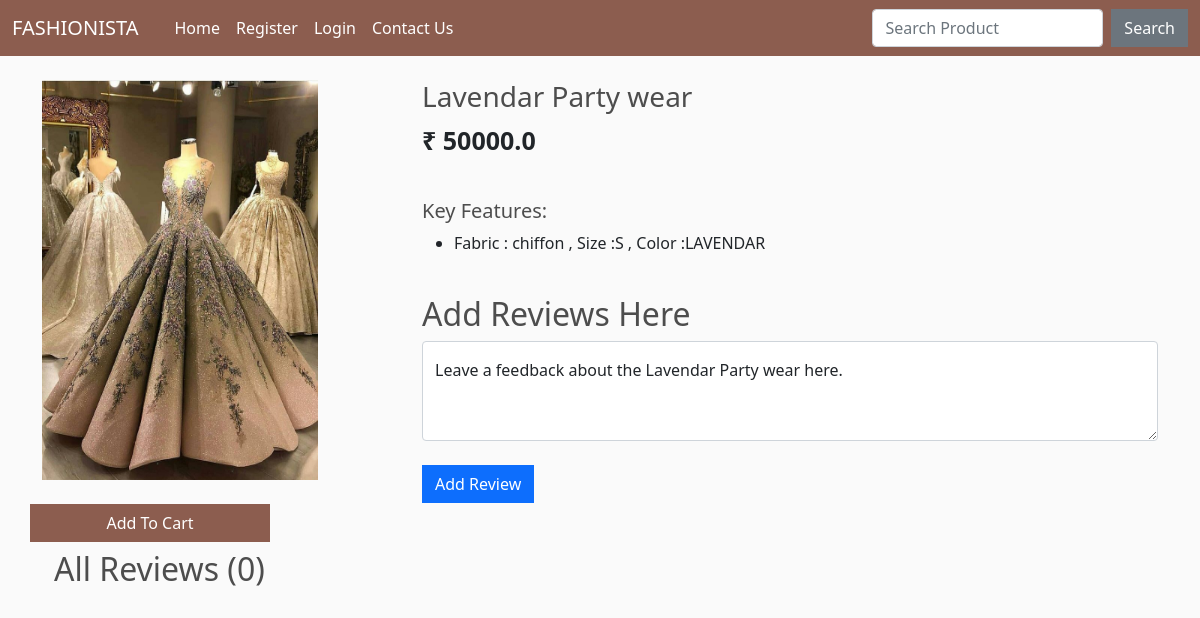
/product_view/9/, run on the app's committed database.
### shop/models.py (models this page shows, shortened)
class Product(models.Model):
    name = models.CharField(max_length=100)
    price = models.FloatField()
    image = models.ImageField(upload_to="", default="")

class Feature(models.Model):
    product = models.ForeignKey(Product, on_delete=models.CASCADE)
    feature = models.CharField(max_length=1000, null=True, blank=True)

### shop/views.py (the view)
# urls.py: path("product_view/<int:myid>/", views.product_view, name="product_view"),
def product_view(request, myid):
    product = Product.objects.filter(id=myid).first()
    feature = Feature.objects.filter(product=product)
    reviews = Review.objects.filter(product=product)
    data = cartData(request)
    items = data['items']
    order = data['order']
    cartItems = data['cartItems']
    if request.method=="POST":
        content = request.POST.get('content')
        review = Review(customer=customer, content=content, product=product)
        review.save()
        return redirect(f"/product_view/{product.id}")
    return render(request, "product_view.html", {'product':product, 'cartItems':cartItems, 'feature':feature, 'reviews':reviews})

### shop/inherit.py (called while the page is built)
def cartData(request):
    if request.user.is_authenticated:
        customer = request.user.customer
        order, created = Order.objects.get_or_create(customer=customer, complete=False)
        items = order.orderitem_set.all()
        cartItems = order.get_cart_items
    else:
        items = []
        order = {'get_cart_total':0, 'get_cart_items':0}
        cartItems = order['get_cart_items']
    return {'cartItems':cartItems, 'items':items, 'order':order}

### shop/templates/product_view.html (shortened to what this page needs)
{% extends 'base.html' %}
{% load static %}
{% block body %}
{% load humanize %}
<div class="container mt-4">
    <div class="row">
    <div class="col-md-4">
    <div class="row">
<img src="/media/{{product.image}}" alt="" style="width: 300px; height: 400px;">
    </div>
    <br>
    <div class="row">
        <button data-product="{{product.id}}" data-action="add" class="btn add-btn update-cart"
        style="background-color: #8c5d4f; color: white; width: 15rem;">Add To Cart</button>    </div>
</div>
<div class="col-md-8">
    <h3>{{product.name}}</h3>
    <p style="font-size: 25px;"><b>₹ {{product.price}}</b></p>
    <br>
    <h5>Key Features:</h5>
    <ul>
        {% for i in feature %}
        <li>{{i.feature}}</li>
        {% endfor %}
    </ul>
    <br>
      <h2>Add Reviews Here</h2>
      <form method="POST" action="/product_view/{{product.id}}/"> {% csrf_token %}
            <div class="form-floating">
                  <textarea class="form-control" placeholder="Leave a comment here" id="floatingTextarea2"
                        style="height: 100px" id="content" name="content"></textarea>
                  <label for="floatingTextarea2">Leave a feedback about the {{product.name}} here.</label>
                  <br>
                  <button type="submit" class="btn btn-primary">Add Review</button>
            </div>
      </form>
</div>
</div>
<div class="container mt-2">
          <h2>All Reviews ({{reviews.count}})</h2>
    </div>
</div>
{% endblock %}

### shop/templates/base.html (style rules this page uses)
body { background-color: hsl(0, 0%, 98%); }
h1, h2, h3, h4, h5, h6 { color: hsl(0, 0%, 30%); }
.btn { border-radius: 0; }

### data on the page
Product: image (picture), name "Lavendar Party wear", price "50000.0"
Feature: feature "Fabric : chiffon , Size :S , Color :LAVENDAR"

### other printed values
{{ reviews.count }} "0"
